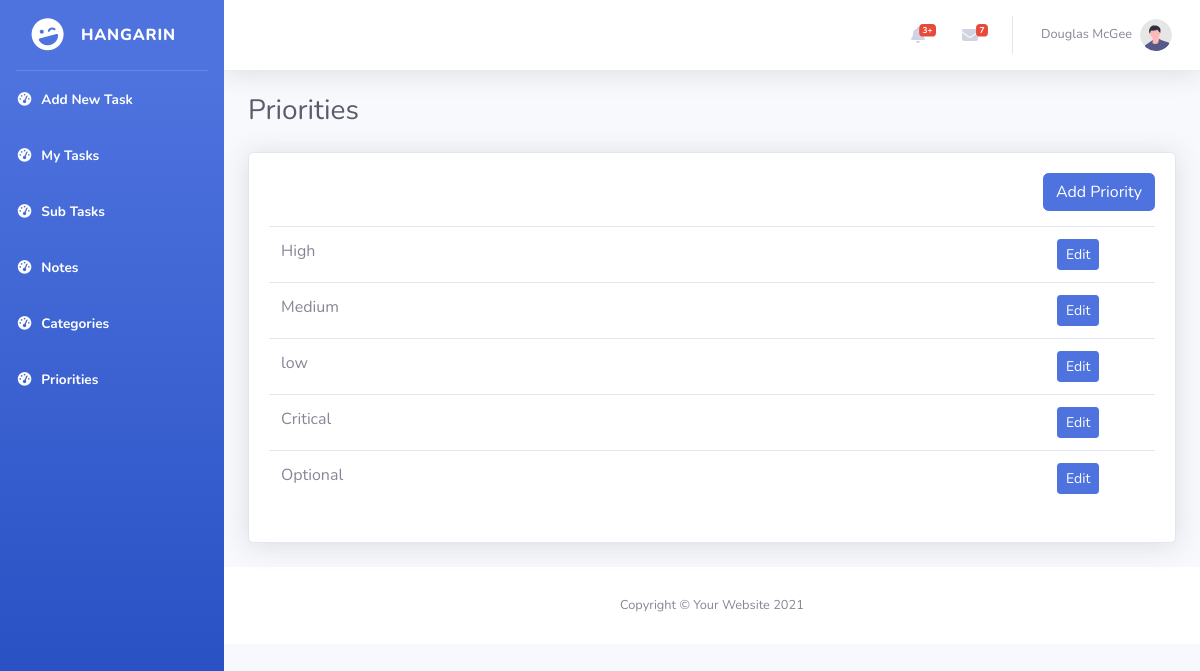
Page /priorities_list/ on the earlier database version.
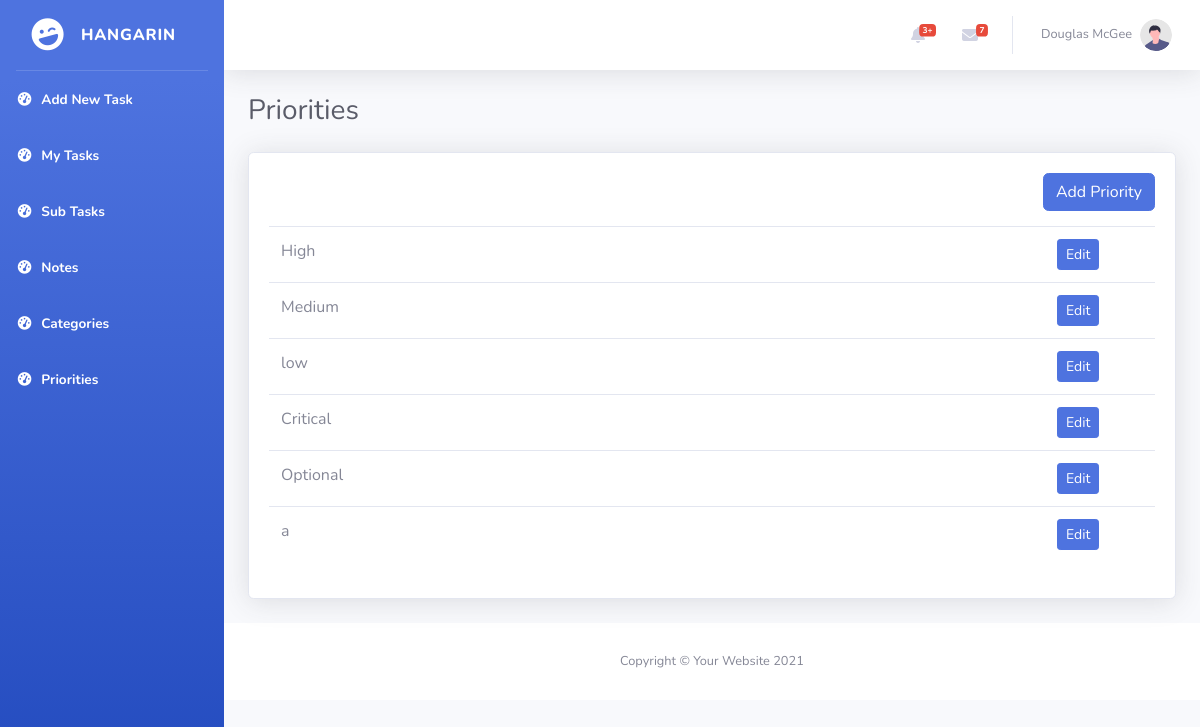
Same page on the later database version.
### tasks/models.py (models this page shows, shortened)
class Priority(models.Model):
    name = models.CharField(max_length=100)
    class Meta:
        verbose_name = "Priority"
        verbose_name_plural = "Priorities"

### tasks/views.py (the view)
# urls.py: path('priorities_list/', PrioritiesListView.as_view(), name='priorities-list'),
class PrioritiesListView(ListView):
    model = Priority
    template_name = 'priorities_list.html'
    context_object_name = 'priorities'

### templates/priorities_list.html (shortened to what this page needs)
{% load static %}
<!DOCTYPE html>
<html lang="en">
<head>
    <link href="{% static 'vendor/fontawesome-free/css/all.min.css' %}" rel="stylesheet" type="text/css">
    <link href="{% static 'css/sb-admin-2.min.css' %}" rel="stylesheet">
</head>
<body id="page-top">
    <div id="wrapper">
        <ul class="navbar-nav bg-gradient-primary sidebar sidebar-dark accordion" id="accordionSidebar">
            <a class="sidebar-brand d-flex align-items-center justify-content-center" href="index.html">
                <div class="sidebar-brand-icon rotate-n-15">
                    <i class="fas fa-laugh-wink"></i>
                </div>
                <div class="sidebar-brand-text mx-3">HANGARIN </div>
            </a>
            <hr class="sidebar-divider my-0">
            <li class="nav-item active">
                <a class="nav-link" href="{% url 'task-add' %}">
                    <i class="fas fa-fw fa-tachometer-alt"></i>
                    <span>Add New Task</span></a>
            </li>
            <li class="nav-item active">
                <a class="nav-link" href="{% url 'task-list' %}">
                    <i class="fas fa-fw fa-tachometer-alt"></i>
                    <span>My Tasks</span></a>
            </li>
             <li class="nav-item active">
                <a class="nav-link" href="{% url 'subtask-list' %}">
                    <i class="fas fa-fw fa-tachometer-alt"></i>
                    <span>Sub Tasks</span></a>
            </li>
            <li class="nav-item active">
                <a class="nav-link" href="{% url 'notes-list' %}">
                    <i class="fas fa-fw fa-tachometer-alt"></i>
                    <span>Notes</span></a>
            </li>
             <li class="nav-item active">
                <a class="nav-link" href="{% url 'categories-list' %}">
                    <i class="fas fa-fw fa-tachometer-alt"></i>
                    <span>Categories</span></a>
            </li>
            <li class="nav-item active">
                <a class="nav-link" href="{% url 'priorities-list' %}">
                    <i class="fas fa-fw fa-tachometer-alt"></i>
                    <span>Priorities</span></a>
            </li>
        </ul>
        <div id="content-wrapper" class="d-flex flex-column">
            <div id="content">
                <nav class="navbar navbar-expand navbar-light bg-white topbar mb-4 static-top shadow">
                    <ul class="navbar-nav ml-auto">
                        <li class="nav-item dropdown no-arrow mx-1">
                            <a class="nav-link dropdown-toggle" href="#" id="alertsDropdown" role="button"
                                data-toggle="dropdown" aria-haspopup="true" aria-expanded="false">
                                <i class="fas fa-bell fa-fw"></i>
                                <span class="badge badge-danger badge-counter">3+</span>
                            </a>
                        </li>
                        <li class="nav-item dropdown no-arrow mx-1">
                            <a class="nav-link dropdown-toggle" href="#" id="messagesDropdown" role="button"
                                data-toggle="dropdown" aria-haspopup="true" aria-expanded="false">
                                <i class="fas fa-envelope fa-fw"></i>
                                <span class="badge badge-danger badge-counter">7</span>
                            </a>
                        </li>
                        <li class="nav-item dropdown no-arrow">
                            <a class="nav-link dropdown-toggle" href="#" id="userDropdown" role="button"
                                data-toggle="dropdown" aria-haspopup="true" aria-expanded="false">
                                <span class="mr-2 d-none d-lg-inline text-gray-600 small">Douglas McGee</span>
                                <img class="img-profile rounded-circle"
                                    src="img/undraw_profile.svg">
                            </a>
                        </li>
                    </ul>
                </nav>
                <div class="container-fluid">
                    <div class="d-sm-flex align-items-center justify-content-between mb-4">
                        <h1 class="h3 mb-0 text-gray-800">Priorities</h1>
                    </div>
                    <div class="card shadow mb-4">
                        <div class="card-body">
                            <div class="table-responsive">
                                <div class="d-flex justify-content-end mb-3">
                                        <a href="{% url 'priorities-add' %}" class="btn btn-primary" >Add Priority</a>
                                </div>
                                <table class="table " id="dataTable" width="100%" cellspacing="0">
                                    <tbody>
                                        {% for object in object_list %}
                                        <tr>
                                            <td>{{ object.name }}</td>
                                            <td  style="width: 110px;"><a href="/priorities_list/{{ object.id }}" class="btn btn-primary btn-sm">Edit</a></td>
                                        </tr>
                                        {% endfor %}
                                    </tbody>
                                </table>
                            </div>
                        </div>
</div>
            </div>
            <footer class="sticky-footer bg-white">
                <div class="container my-auto">
                    <div class="copyright text-center my-auto">
                        <span>Copyright &copy; Your Website 2021</span>
                    </div>
                </div>
            </footer>
        </div>
    </div>
</body>
</html>

Differences in the rows shown:
added Priority: name "a"
